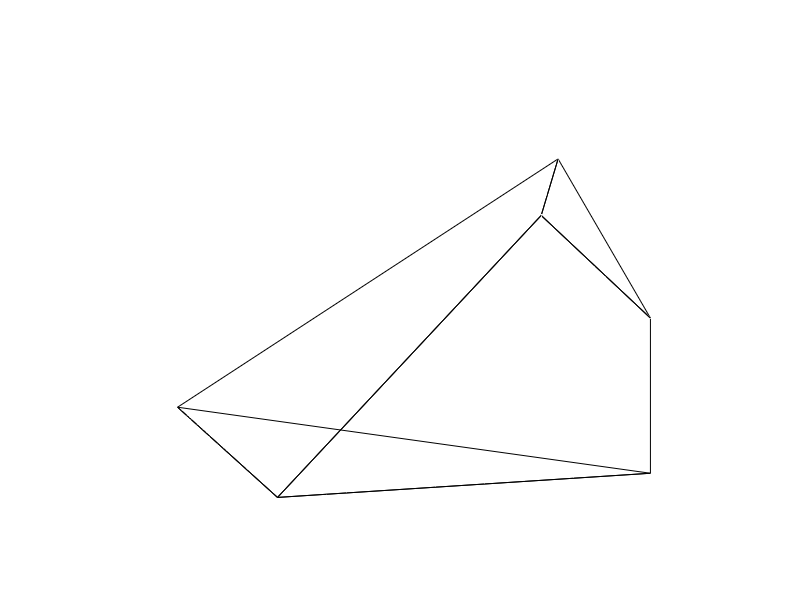

The MATLAB source for this figure:
function [hFZ,hAx] = plotFZrodriguez()

% define the FZ vertices
FZvertices = [0, 0, 0;...
    sqrt(2)-1, 0, 0;...
    sqrt(2)-1, sqrt(2)-1, 0;...
    sqrt(2)-1, sqrt(2)-1, 3-2*sqrt(2);...
    1/3, 1/3, 1/3;...
    sqrt(2)-1, 1-(1/sqrt(2)), 1-(1/sqrt(2))];

% define the FZ faces
FZfaces = [1 3 2 nan;...
    2 3 4 6;...
    1 5 4 3;...
    1 2 6 5;...
    4 5 6 nan];

% plot
hFZ = patch('vertices',FZvertices,'faces',FZfaces([1:2,4:5],:),'facecolor','none','edgecolor','k');
view(75,14)
axis equal tight off vis3d
set(gcf,'color','w')
hAx = gca;

end